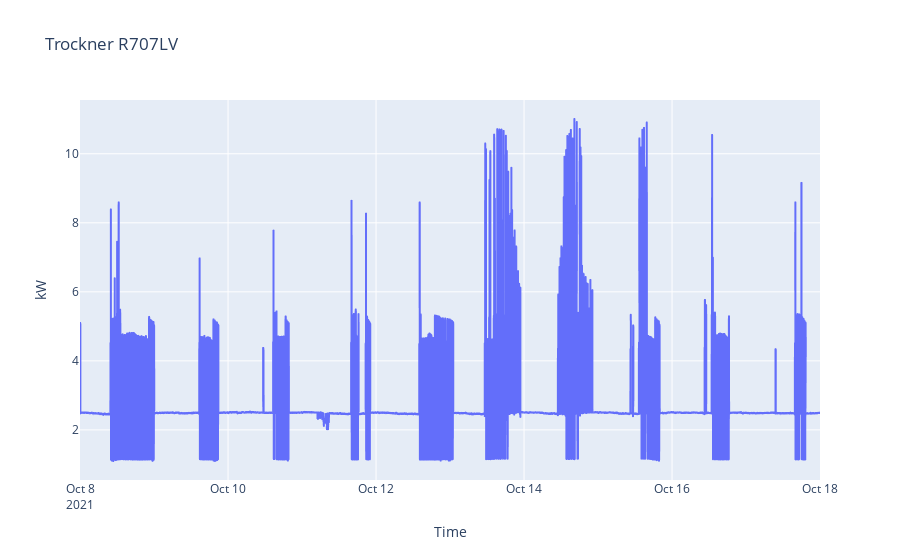

Notebook source saved alongside this figure:
### Code cell
px.line(
    x=df_1T.index, y=df_1T.kw, 
    title='Trockner R707LV',
    labels={
        'x': 'Time',
        'y': 'kW'
    })

### Figure 1 — Plotly figure (JSON) as saved in the notebook; plotly's stock layout.template omitted (floating-point values rounded to 4 significant figures; data arrays with more than 128 entries replaced by an {"elided": "..."} marker saying what was removed)
{"data": [{"hovertemplate": "Time=%{x}<br>kW=%{y}<extra></extra>", "legendgroup": "", "line": {"color": "#636efa", "dash": "solid"}, "marker": {"symbol": "circle"}, "mode": "lines", "name": "", "showlegend": false, "type": "scattergl", "x": {"elided": "14401 str values"}, "xaxis": "x", "y": {"elided": "14401 float values"}, "yaxis": "y"}], "layout": {"legend": {"tracegroupgap": 0}, "title": {"text": "Trockner R707LV"}, "xaxis": {"anchor": "y", "domain": [0, 1], "title": {"text": "Time"}}, "yaxis": {"anchor": "x", "domain": [0, 1], "title": {"text": "kW"}}}}
